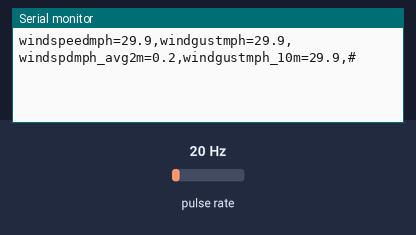
Simulated run of this sketch. Board: Arduino Uno, built with avr-gcc and run on an emulated ATmega328P. On the bench: the last lines printed to the serial monitor. Wiring (inferred from the names in the program): pulse sensor: data pin 3. The test bench sets the inputs (shaded band); at power-on: pulse rate 20 Hz.

Above: at 1.2 s.
1.3 s: pulse rate (sensor on pin 3) set to 4 Hz
At 2.6 s:
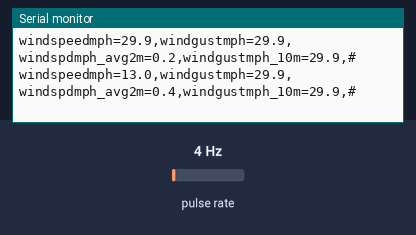
2.8 s: pulse rate (sensor on pin 3) set to 50 Hz
At 3.9 s:
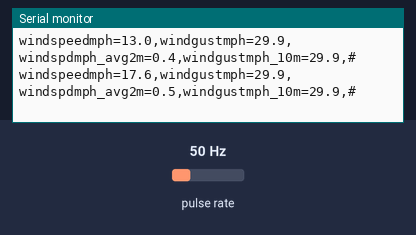
Timing chart, 0 to 5.8 s (numbered marks = the images above; inputs shaded):
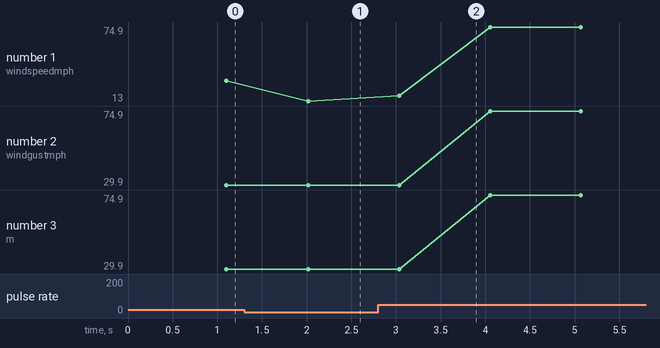

Measured:
- after the input at 1.3 s, the serial monitor: prints a new line after 0.72 s (image 1)
- after the input at 2.8 s, the serial monitor: prints a new line after 0.24 s (image 2)
- plotted number 1: 29.9 → 13 after the input at 1.3 s, 13 → 74.8 after the input at 2.8 s
- plotted number 2: 29.9 → 74.9 after the input at 2.8 s
- plotted number 3: 29.9 → 74.9 after the input at 2.8 s

The sketch:

anemometre.ino
```cpp
const byte WSPEED = 3;

//Global Variables
//-=-=-=-=-=-=-=-=-=-=-=-=-=-=-=-=-=-=-=-=-=-=-=-=-=-=-=-=
long lastSecond; //The millis counter to see when a second rolls by
byte seconds; //When it hits 60, increase the current minute
byte seconds_2m; //Keeps track of the "wind speed/dir avg" over last 2 minutes array of data
byte minutes; //Keeps track of where we are in various arrays of data
byte minutes_10m; //Keeps track of where we are in wind gust/dir over last 10 minutes array of data

long lastWindCheck = 0;
volatile long lastWindIRQ = 0;
volatile byte windClicks = 0;

byte windspdavg[120]; //120 bytes to keep track of 2 minute average

float windgust_10m[10]; //10 floats to keep track of 10 minute max

float windspeedmph = 0; // [mph instantaneous wind speed]
float windgustmph = 0; // [mph current wind gust, using software specific time period]
float windspdmph_avg2m = 0; // [mph 2 minute average wind speed mph]
float windgustmph_10m = 0; // [mph past 10 minutes wind gust mph ]

void wspeedIRQ()
// Activated by the magnet in the anemometer (2 ticks per rotation), attached to input D3
{
    if (millis() - lastWindIRQ > 10) // Ignore switch-bounce glitches less than 10ms (142MPH max reading) after the reed switch closes
    {
        lastWindIRQ = millis(); //Grab the current time
        windClicks++; //There is 1.492MPH for each click per second.
    }
}


void setup()
{
    Serial.begin(9600);

    pinMode(WSPEED, INPUT_PULLUP); // input from wind meters windspeed sensor
    seconds = 0;
    lastSecond = millis();

    // attach external interrupt pins to IRQ functions
    attachInterrupt(1, wspeedIRQ, FALLING);

    // turn on interrupts
    interrupts();
}

void loop()
{
    //Keep track of which minute it is
  if(millis() - lastSecond >= 1000)
    {
    lastSecond += 1000;

        //Take a speed and direction reading every second for 2 minute average
        if(++seconds_2m > 119) seconds_2m = 0;

        //Calc the wind speed and direction every second for 120 second to get 2 minute average
        float currentSpeed = get_wind_speed();
        windspeedmph = currentSpeed;//update global variable for windspeed when using the printWeather() function
        windspdavg[seconds_2m] = (int)currentSpeed;
        //if(seconds_2m % 10 == 0) displayArrays(); //For testing

        //Check to see if this is a gust for the minute
        if(currentSpeed > windgust_10m[minutes_10m])
        {
            windgust_10m[minutes_10m] = currentSpeed;
        }

        //Check to see if this is a gust for the day
        if(currentSpeed > windgustmph)
        {
            windgustmph = currentSpeed;
        }

        if(++seconds > 59)
        {
            seconds = 0;

            if(++minutes > 59) minutes = 0;
            if(++minutes_10m > 9) minutes_10m = 0;

            windgust_10m[minutes_10m] = 0; //Zero out this minute's gust
        }

        //Report all readings every second
        printWeather();
    }

  delay(100);
}

//Calculates each of the variables that wunderground is expecting
void calcWeather()
{
    //Calc windspdmph_avg2m
    float temp = 0;
    for(int i = 0 ; i < 120 ; i++)
        temp += windspdavg[i];
    temp /= 120.0;
    windspdmph_avg2m = temp;

    //Calc windgustmph_10m
    //Calc windgustdir_10m
    //Find the largest windgust in the last 10 minutes
    windgustmph_10m = 0;
    //Step through the 10 minutes
    for(int i = 0; i < 10 ; i++)
    {
        if(windgust_10m[i] > windgustmph_10m)
        {
            windgustmph_10m = windgust_10m[i];
        }
    }
}

//Returns the instataneous wind speed
float get_wind_speed()
{
    float deltaTime = millis() - lastWindCheck; //750ms

    deltaTime /= 1000.0; //Covert to seconds

    float windSpeed = (float)windClicks / deltaTime; //3 / 0.750s = 4

    windClicks = 0; //Reset and start watching for new wind
    lastWindCheck = millis();

    windSpeed *= 1.492; //4 * 1.492 = 5.968MPH

    /* Serial.println();
     Serial.print("Windspeed:");
     Serial.println(windSpeed);*/

    return(windSpeed);
}

//Prints the various variables directly to the port
//I don't like the way this function is written but Arduino doesn't support floats under sprintf
void printWeather()
{
    calcWeather(); //Go calc all the various sensors

    Serial.print("windspeedmph=");
    Serial.print(windspeedmph, 1);
    Serial.print(",windgustmph=");
    Serial.print(windgustmph, 1);
    Serial.print(",windspdmph_avg2m=");
    Serial.print(windspdmph_avg2m, 1);
    Serial.print(",windgustmph_10m=");
    Serial.print(windgustmph_10m, 1);
    Serial.print(",");
    Serial.println("#");
}
```
